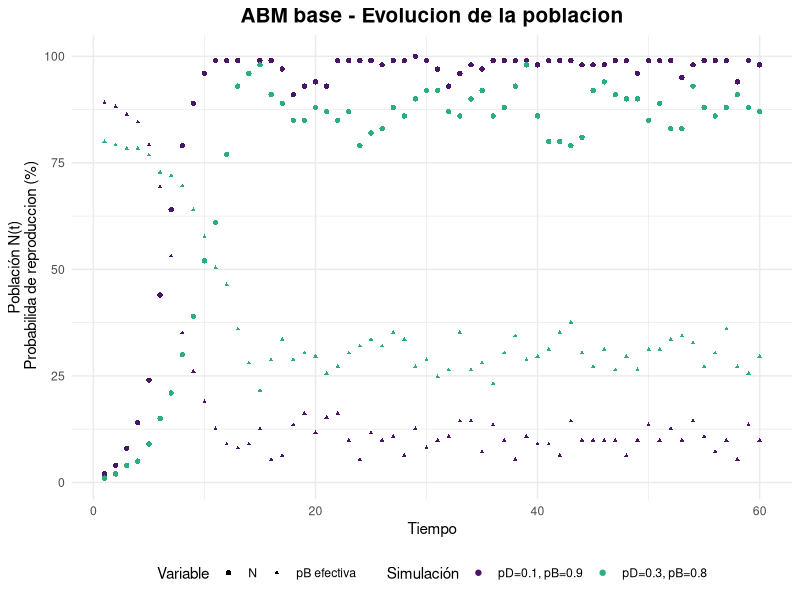
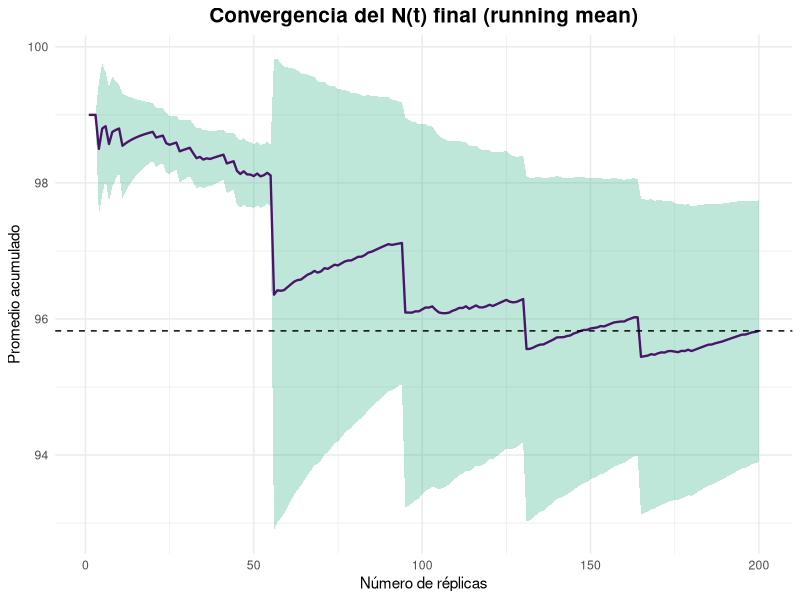
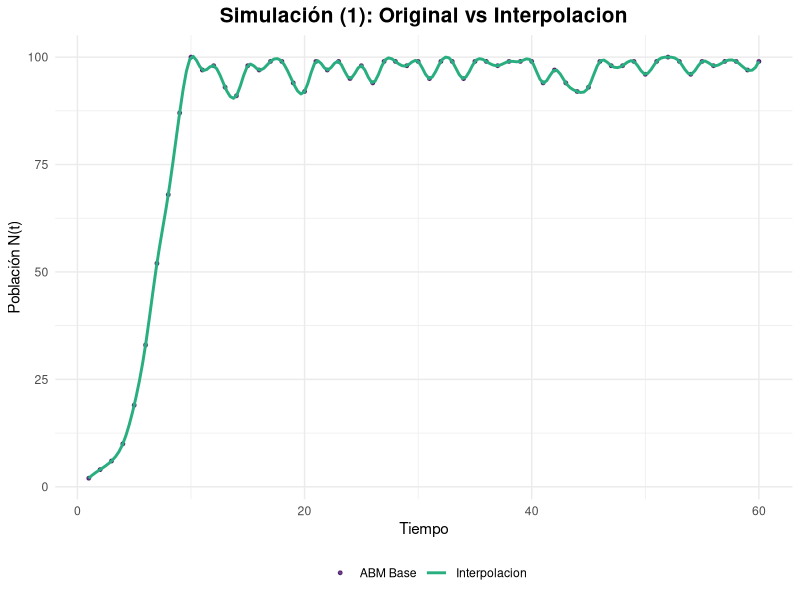
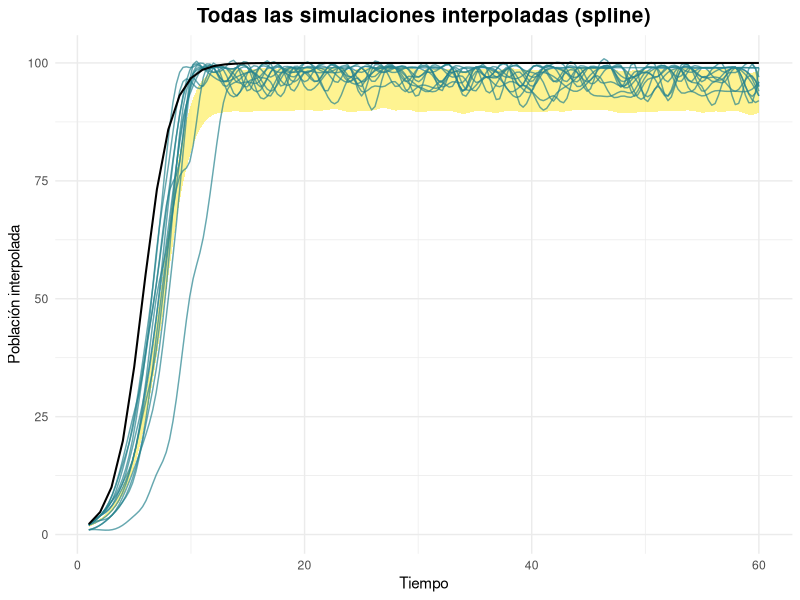
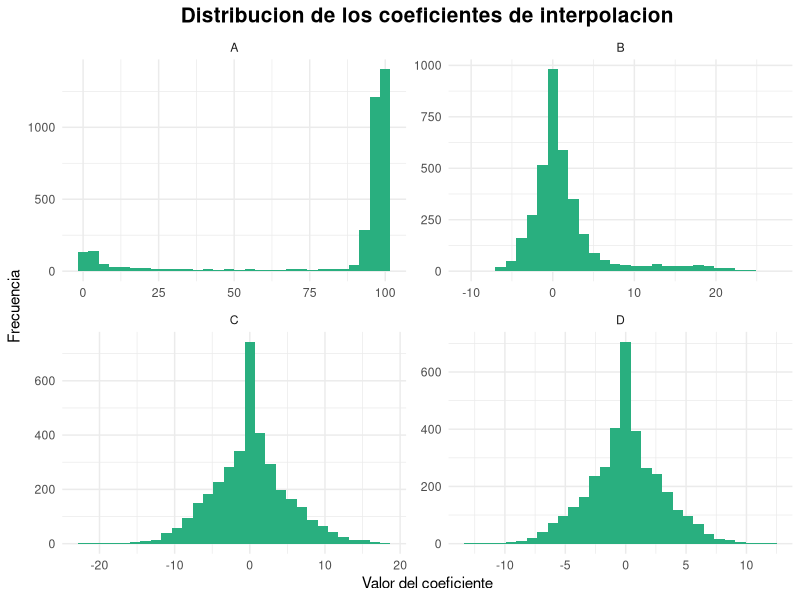
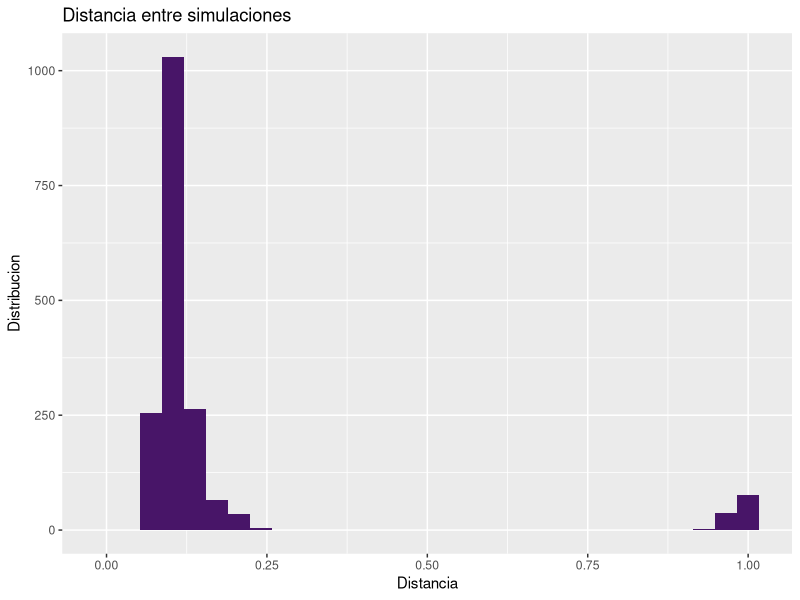
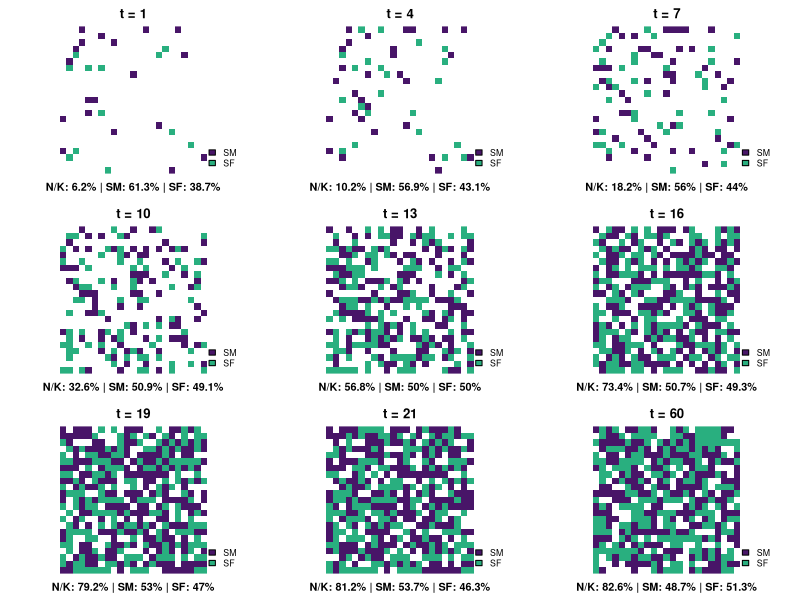
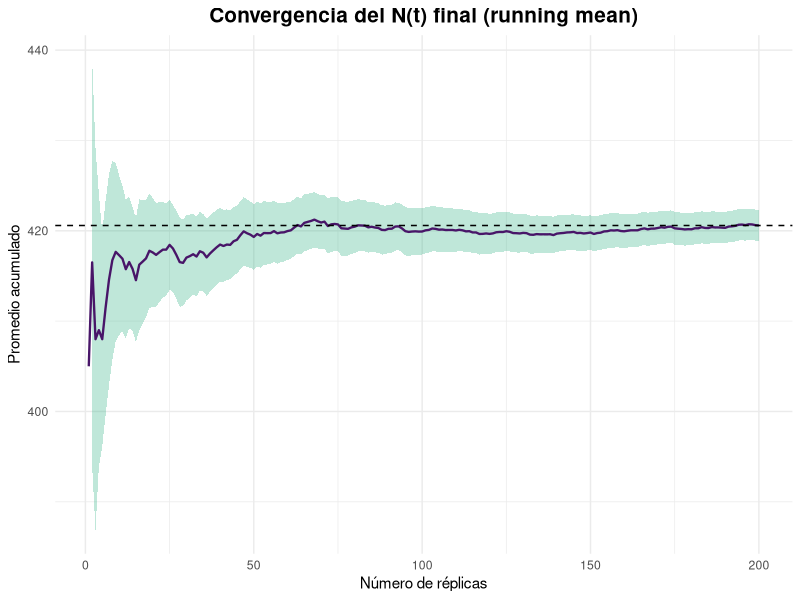

These charts were generated, in order, by the following R code: (Note: this script raises an error after producing the figures.)
## ---- chunk 1
#librerias
library(tidyverse)
library(parallel)
library(viridis)
library(splines)
set.seed(1234)
## ---- chunk 2

ABM_base <- function(K, iter, p_death, p_birth, plot = FALSE) {
#K --> capacidad de carga del ambiente 
#iter --> numero de iteraciones // pasos de tiempo
#p_birth y p_death probabilidad inicial de reproduccion y muerte 
#N --> cantidad de individuos (variable de salida)
  
  #Inicializar el ABM
  #Creacion del ambiente
  
  habSize <- ceiling(sqrt(K)) #quemos una grilla LxL que pueda ocupar K individuos
  L <- habSize^2
  habitat <- rep(0, L) #habitad vacia
  
  #Cantidad inicial de agentes (1%)
  N0 <- round(0.01 * K) #se podria incorporar como parametro
  
  #Posicionar de forma aleatoria
  habitat[sample(1:L, N0)] <- 1 #1 = lleno
  
  #Lo que se busca monitonear es la cantidad de agentes en el tiempo
  N <- c() #crecieminto dinamico
  p_b <- c() #registrar variacion de la p_birth efectiva

  
  #ahora si
  
  for(t in 1:iter){
    
    vivos <- which(habitat == 1) #recuperar los indices donde el hab esta ocupado
    
    #MUERTES: a cada agente vivo se le asigna una probabilidad a partir de una unif(0,1). Si p < p_death --> r.i.p (equivalente a una ber(p))
    
    for(agente in vivos){
      if( runif(1) < p_death){
        habitat[agente] <- 0
      }
    }
    
    #NACIMIENTOS 
    #para simular el compartamiento logistico es necesario que la p_birth sea controlada por la carga del ambiente
    
    n <- sum(habitat == 1) #sumamos los vivos
    p_birth_K <- p_birth*(1 - n / K) #por la limitaciones de la carga, a medida que aumenta N, disminuye la prob de reproducirse
    
    
    for(agent in vivos){
      if (runif(1) < p_birth_K){
        libres <- which(habitat == 0) #ind de espacios libres en la grilla
        if(length(libres) > 0){ 
        habitat[sample(libres, 1)]  <- 1 #elijo un ind aleatorio para colocar
        }
      }
    }
    
  #Actualizar la cantidad de agentes
    
    N <- c(N, sum(habitat == 1))
    p_b <- c(p_b, p_birth_K)
  
    if(plot){ #graficar para cortes de tiempo // se ve como un QR:(
      if(t %in% seq(1, iter - iter/2, by = 5)){
         habCuadrado <- matrix(habitat, nrow=habSize, byrow=TRUE)
         image(habCuadrado, col = c("white","black"), axes = FALSE, asp = 1)
      }
    }

  }
  
df_N <- data.frame(N = N,
                   p = p_b,
                   t = 1:iter)

return(list( N = N,
             p_birth_eff = p_b,
             df_N = df_N))  
  
}
## ---- chunk 3

ABM_1 <- ABM_base(100, 60, 0.1, 0.9)
#los parametros que contralan la mortalidad y la natalidad los inicializamos de forma optima, dado que van a ir "empeorando" con el tiempo
ABM_2 <- ABM_base(100, 60, 0.3, 0.8)

df <- bind_rows(
  ABM_1$df_N |>  mutate(simu = "pD=0.1, pB=0.9"),
  ABM_2$df_N |>  mutate(simu = "pD=0.3, pB=0.8")
)

ggplot(df) + geom_point(aes(x = t, y = N, color = simu, shape = "N")) +
  geom_point(aes(x = t, y = p*max(N), color = simu, shape = "pB efectiva"),
             size = 0.8) +
  labs(title = "ABM base - Evolucion de la poblacion", x = "Tiempo", 
       y = "Población N(t)\n Probabilida de reproduccion (%)", 
       color = "Parametros") +
  scale_color_manual( values = viridis(20)[c(2,13)], name = "Simulación") +
  #scale_color_viridis(discrete = TRUE, option = "D") +
  scale_shape_manual(values = c("N" = 16, "pB efectiva" = 17),
    name = "Variable") +
  theme_minimal() +
  theme(plot.title = element_text(size = 15, face = "bold", hjust = 0.5),
        legend.position = "bottom")
 
## ---- chunk 4
#La EDO tiene sol analitica
sol_EDO <- function(t, K, N0, r) {
  (K*N0*exp(r*t))/ (K + N0*(exp(r*t) - 1))
}

sols <-function(t, K, N0, r) {
  soluciones <- c()
  for (i in 1:t) {
    soluciones <- c(soluciones, sol_EDO(i, K, N0, r))
  }
  return(soluciones)
}

soluciones <- sols(60, 100, 1, 0.8) #r = pB - pD
#lines(t, sols, type = "l")


## ---- chunk 5
#Para paremtros optimos realizamos n replicas

simulacion_n <- function(n){
  sims <- matrix(NA, nrow = n, ncol = 60) #iter = 60
  for (i in 1:n) {
    res <- ABM_base(100, 60, 0.1, 0.9)
    sims [i, ] <- res$N
  }
  return(sims)
}
## ---- chunk 6
#Necesitamos determinar el numero de replicas adecuado
#Analisis de convergencia 

set.seed(123)
sims <- simulacion_n(200) 
#Metrica: N final
final_N <- sims[, 60] 
running_mean <- cumsum(final_N)/(1:length(final_N))

#Agregamos ademas medida de dispersion 
running_var <- sapply(1:length(final_N), function(m){
  var(final_N[1:m])/m
})

running_se <- sqrt(running_var)


df_rm <- data.frame(
  replicas = 1:length(running_mean),
  mean = running_mean,
  se = running_se)

ggplot(df_rm, aes(x = replicas, y = mean)) +
  geom_ribbon(aes(ymin = mean - 1.96*se, ymax = mean + 1.96*se), 
              alpha = 0.3, fill = viridis(20)[13]) +
  geom_line(color = viridis(20)[2], size = 0.8) +
  geom_hline(yintercept = mean(final_N), linetype = "dashed") +
  labs(title = "Convergencia del N(t) final (running mean)",
       x= "Número de réplicas",
       y = "Promedio acumulado") +
  theme_minimal() +
  theme(plot.title = element_text(size = 15, face = "bold", hjust = 0.5),
        legend.position = "bottom")


## ---- chunk 7

#Se estabiliza en n > 50
sim <- simulacion_n(60)

#INTERPOLACION
interpolar_sims <- function(sims) {
  n <- nrow(sims)
  t <- 1:ncol(sims)
  interpolated <- matrix(NA, nrow = n, ncol = 200)
  for (i in 1:n) {
    new_points<- spline(t, sims[i,], 200)
    interpolated [i,] <- new_points$y
  }
  return(interpolated)
}

sim_splines <- interpolar_sims(sim)
## ---- chunk 8

df_sim1 <- data.frame(
  t = 1:length(sim[1, ]),
  N = sim[1, ]
)

df_EDO <- data.frame(
  t = 1:length(sim[1, ]),
  N_EDO = soluciones
)

sim_matrix <- sim_splines # matriz nSim x nPuntos (200)
t200 <- seq(1, 60, length.out = 200)


nSim <- nrow(sim_splines)

mean_interp <- apply(sim_splines, 2, mean)
var_interp  <- apply(sim_splines, 2, var)
se_interp   <- sqrt(var_interp / nSim)

# Banda de confianza 95%
ribbon_df <- data.frame(
  t    = t200,
  ymin = mean_interp - 1.96 * se_interp,
  ymax = mean_interp + 1.96 * se_interp
)

df_spline <- sim_splines |> as.data.frame() |> setNames(1:200) |> 
  mutate(sim = row_number()) |> 
  pivot_longer(cols = -sim, names_to = "index", values_to = "N_interp") |> 
  mutate(index = as.numeric(index),t = seq(1, 60, length.out = 200)[index])



#Para menos ruido grafico se eligen de forma aleatoria
subset_idx <- sample(1:nrow(sim_splines), 12)
df_spline_sub <- df_spline |> filter(sim %in% subset_idx)

ggplot() + geom_point(data = df_sim1, size = 1, alpha = 0.8,
    aes(x = t, y = N, color = "ABM Base")) +
  
           geom_line(data = df_spline |>  filter(sim == 1), size = 1,
    aes(x = t, y = N_interp, color = "Interpolacion")) +
  
    scale_color_manual(values = viridis(20)[c(2, 13)],name = "") +
    labs(title = "Simulación (1): Original vs Interpolacion", 
          x = "Tiempo", y = "Población N(t)") +
  
    theme_minimal() +
    theme(plot.title = element_text(size = 15, face = "bold", hjust = 0.5),
    legend.position = "bottom")

ggplot() +
  geom_ribbon(data = ribbon_df, aes(x = t, ymin = ymin, ymax = ymax),
              fill = viridis(20)[20], alpha = 0.5) +
  geom_line(data = df_spline_sub, aes(x = t, y = N_interp, group = sim), color=viridis(10)[5], alpha = 0.7) +
  geom_line(data = df_EDO, aes(x = t, y = N_EDO),
            color = "black", size = 0.7) +
  
  scale_color_viridis_c(end = 0.8) +
  labs(title = "Todas las simulaciones interpoladas (spline)",
       x = "Tiempo",y = "Población interpolada") +
  theme_minimal() +
  theme(plot.title = element_text(size = 15, face = "bold", hjust = 0.5),
    legend.position = "right")


#alpha 0.08 color grey30 para graficar todas

## ---- chunk 9
#coeficientes de los splines
coef_splines <- function(sims) {
  n <- nrow(sims)
  t <- 1:ncol(sims)
  interpolated <- vector("list", n)
  poly_spline <- vector("list", n)
  coefs <- vector("list", n)
  
  for (i in 1:n) {
    interpolated[[i]] <- interpSpline(t, sims[i,]) # spline cúbica en base B
    coefs[[i]] <- coef(interpolated[[i]]) # coeficientes a, b, c, d
  }
  
  return(coefs)
}

coeficientes <- coef_splines(sim)

#estudio de coeficientes

#cada coeficiente por separado
coefs_A <- function(coeficientes) {
  n_sims <- length(coeficientes)
  t <- nrow(coeficientes[[1]])
  
  coefs_mat <- matrix(NA, nrow = n_sims * t, ncol = 4)
  
  fila <- 1
  
  for (i in 1:n_sims) {
    coef_i <- coeficientes[[i]]  # matriz 60 × 4
    
    coefs_mat[fila:(fila + t - 1), ] <- coef_i
    
    fila <- fila + t
  }
  
  colnames(coefs_mat) <- c("A", "B", "C", "D")
  
  return(coefs_mat)
}

coef_globales <- coefs_A(coeficientes)

summary(coef_globales)
sd_B <- sd(coef_globales[,2])
sd_C <- sd(coef_globales[,3])

# Graficarlos con facet_wrap
coef_glob_df <- as.data.frame(coef_globales)
coef_long <- pivot_longer(coef_glob_df, cols = A:D, names_to = "coef", values_to = "valor")


ggplot(coef_long, aes(x = valor)) +
  geom_histogram(fill = viridis(20)[13]) +
  facet_wrap(~coef, scales = "free") +
  theme_minimal() +
  labs(x = "Valor del coeficiente", y = "Frecuencia",
       title = "Distribucion de los coeficientes de interpolacion") +
  theme(plot.title = element_text(size = 15, face = "bold", hjust = 0.5),
    legend.position = "right")

#coeficientes por simulacion y relacion entre simulaciones
coefs_B <-function(coeficientes) {
  n_sims <- length(coeficientes)
  coefs_mat <- matrix(NA, nrow = length(coeficientes), ncol = 4*60)
  
  for (i in 1:n_sims) {
    coefs_i <- coeficientes[[i]]
    coefs_mat[i,] <- as.vector(t(coefs_i))
  }
  return(coefs_mat)
}


coefs_por_sim <- coefs_B(coeficientes)
coefs_por_sim_df <- as.data.frame(coefs_por_sim)

distancias <- dist(coefs_por_sim) #entrada  (i,j) indica qué tan distinta es la simulación i de la j según sus 240 coeficientes del spline
dist_vec <- as.numeric(distancias)
df_dist <- data.frame(distancia = dist_vec)

summary(dist_vec)
sd(dist_vec)

dist_norm <- (dist_vec - min(dist_vec)) / (max(dist_vec) - min(dist_vec))
df_dist_norm <- data.frame(distancia = dist_norm)
summary(dist_norm)
sd(dist_norm)

#este no entiendo

ggplot(df_dist_norm) +
  geom_histogram(aes(x=distancia), bins = 30, fill=viridis(20)[2]) +
  labs(title = "Distancia entre simulaciones", x="Distancia" , y= "Distribucion")

## ---- chunk 10
ABM_ext <- function(K, iter, p_death, p_birth, r = 1, plot = FALSE) {
  
  timestamps <- c(1, 4, 7, 10, 13, 16, 19, 21, iter)
  timestamps_plot <- list()
  
  
  habSize <- ceiling(sqrt(K))
  L <- habSize^2
  habitat <- rep(0, L)
  
  N0 <- round(0.05 * K) #Para evitar extincion subita inicamos con mas agentes
  
  habitat[sample(1:L, N0)] <- 1 
  N <- c() 
  
  #a cada agente inicial le asigno un sexo bio (1= fem 0 = masc) con ber(0.5)
  bio_sex <- rep(NA, L)
  bio_sex[which(habitat ==1)] <- rbinom(N0, 1, 0.5)
  
  #los N0 arrancan tambien con edad cero "recien colocado"
  #la edad maxima es la cantidad de iteraciones / lapso max de tiempo
  edad <- rep(0, L) 
  
  for(t in 1:iter){
    
    vivos <- which(habitat == 1) 
    
    #ENVEJECER 
    edad[vivos] <- edad[vivos] + 1
    
    #MUERTE
    
    for(agente in vivos){
       #riesgo: p_death base * (1 + r * edad / edad_max) // edad_max = iter
      p_death_eff <- p_death * (1 + r * (edad[agente] / iter))
      p_death_eff <- min(p_death_eff, 1)  # evitar >1
      
      if( runif(1) < p_death){
        habitat[agente] <- 0
        bio_sex[agente] <- NA
        edad[agente] <- 0
      }
    }
    
    #NACIMIENTOS 
    
    n <- sum(habitat == 1) 
    p_birth_K <- p_birth*(1 - n / K) 
    
    for(agent in vivos){
      if(!is.na(bio_sex[agent]) & bio_sex[agent] == 1) {
        if (runif(1) < p_birth_K){
            libres <- which(habitat == 0) 
            if(length(libres) > 0){ 
              i <- sample(libres, 1)
              habitat[i]  <- 1 
              bio_sex[i] <- rbinom(1, 1, 0.5)
              edad[i] <- 0
            }
        }
      }
    }
    
  #Actualizar la cantidad de agentes
    
    N <- c(N, sum(habitat == 1))
    
    if(plot) {
    
    plot_grid <- rep(0, L)
    plot_grid[which(habitat == 1 & bio_sex == 0)] <- 1
    plot_grid[which(habitat == 1 & bio_sex == 1)] <- 2
    
    
    if(t %in% timestamps){
        
      habCuadrado <- matrix(plot_grid, nrow=habSize, byrow=TRUE)
      timestamps_plot[[as.character(t)]] <- list(grid = habCuadrado)
      #title(main = paste("Iteración", t, " - N =", N[length(N)]))
    }
    
    }
  
}
  
return(list(N = N, plot = timestamps_plot))
  
}

## ---- chunk 11
K <- 500
ABM_3 <- ABM_ext(K, 60, 0.1, 0.9, plot = TRUE)

par(mfrow=c(3,3), mar=c(2,2,2,2))
for(name in names(ABM_3$plot)){
  
  grid <- ABM_3$plot[[name]]$grid
  
  image(grid[nrow(grid):1,], col=c("white", viridis(20)[2], viridis(20)[13]), 
        axes=FALSE, asp = 1)
  title(paste("t =", name))
  
  # Calcular %
  n_SM <- sum(grid == 1)
  n_SF <- sum(grid == 2)
  n_total <- n_SM + n_SF
  ocupacion <- round(100 * n_total / K, 1)
  prop_SM <- round(100 * n_SM / n_total, 1)
  prop_SF <- round(100 * n_SF / n_total, 1)
  
    # Texto debajo en negrita
  mtext(paste0("N/K: ", ocupacion, "% | SM: ", prop_SM,
               "% | SF: ", prop_SF, "%"), side=1, line=0.5, cex=0.65, font=2)
  legend("bottomright", legend=c("SM","SF"), 
         fill= c(viridis(20)[2], viridis(20)[13]), bty="n", cex=0.8)
}

## ---- chunk 12
#GRAFICAR CURVA
## ---- chunk 13
#Barrido con p_death variable y p_birth fijo (0.9)
#codigo palelizado para mayor eficiencia
sens_paral <- function(K = 500, iter = 60, p_birth = 0.9, reps = 100, 
                       p_death = seq(0, 0.5, by = 0.05)) {
  
  t0 <- Sys.time()
  p_len <- length(p_death)
  
  cores <- detectCores() - 1
  cl <- makeCluster(cores)
  
  #Exportar funciones necesarias
  clusterExport(cl,varlist = c("ABM_ext"),envir = .GlobalEnv)
  clusterSetRNGStream(cl, 123)
  #clusterSetRNGStream(cl, iseed = seed)
  
  #Monitorear
  extincion <- numeric(p_len)
  t_hasta_ext_prom <- numeric(p_len)
  
  #PARA LUEGO GRAFICAR NECESITAMOS PROMEDIAR LAS REPS (punto a punto)
  mean_N <- matrix(0, nrow = iter, ncol = p_len)
  var_N <- matrix(0, nrow = iter, ncol = p_len)
  
  for (i in 1:p_len) {
    pd <- p_death[i]
    
    #Ejecutar reps en paralelo
    runs_list <- parLapply(cl, 1:reps, function(r) {
      ABM_ext(K = K, iter = iter, p_death = pd, p_birth = p_birth)$N
    })
    
    #Pasar lista a matriz reps × iter
    runs <- do.call(rbind, runs_list)
    
    mean_N[ ,i] <- colMeans(runs)
    var_N[ ,i]  <- apply(runs, 2, var)
    
    #Extinción
    t_ext <- apply(runs, 1, function(x) {
      if(any(x == 0)) which(x == 0)[1] else Inf
    })
    
    extincion[i] <- mean(t_ext < Inf)
    t_hasta_ext_prom[i] <- ifelse(all(extincion[i] == 0), 
                                  NA, 
                                  mean(t_ext[t_ext < Inf]))
  }
  
  stopCluster(cl)
  
  list(p_death = p_death,
       mean_N = mean_N,
       var_N = var_N,
       extincion_prob = extincion,
       t_hasta_ext_prom = t_hasta_ext_prom,
       t_eje = (t0 - Sys.time()))
}


## ---- chunk 14
#Analisis de convergencia para ABM extendido

simulacion_ext <- function(n){
  sims <- matrix(NA, nrow = n, ncol = 60) #iter = 60
  for (i in 1:n) {
    res <- ABM_ext(500, 60, 0.1, 0.9)
    sims [i, ] <- res$N
  }
  return(sims)
}


runs <- simulacion_ext(200)
final_N <- runs[, 60] #metrica N(t) final


#running_var <- cumsum((vals - running_mean)^2) / (1:length(vals))
running_mean <- cumsum(final_N)/(1:length(final_N))

running_var <- sapply(1:length(final_N), function(m){
  var(final_N[1:m])/m
})
running_se <- sqrt(running_var)


df_rm <- data.frame(
  replicas = 1:length(running_mean),
  mean = running_mean,
  se = running_se)

ggplot(df_rm, aes(x = replicas, y = mean)) +
  geom_ribbon(aes(ymin = mean - 1.96*se, ymax = mean + 1.96*se), 
              alpha = 0.3, fill = viridis(20)[13]) +
  geom_line(color = viridis(20)[2], size = 0.8) +
  geom_hline(yintercept = mean(final_N), linetype = "dashed") +
  labs(title = "Convergencia del N(t) final (running mean)",
       x= "Número de réplicas",
       y = "Promedio acumulado") +
  theme_minimal() +
  theme(plot.title = element_text(size = 15, face = "bold", hjust = 0.5),
        legend.position = "bottom")


## ---- chunk 15


res <- sens_paral(p_death = seq(0.2, 0.35, by = 0.005), iter = 100)

## ---- chunk 16

#Mean_N es una matriz --> pasar a formato long
df_long <- data.frame(
  time = rep(1:nrow(res$mean_N), times = length(res$p_death)),
  p_death = rep(res$p_death, each = nrow(res$mean_N)),
  mean = as.vector(res$mean_N),
  var = as.vector(res$var_N),
  se = sqrt(as.vector(res$var_N) / 100) #reps = 100
)

N0 <- round(0.05 * 500) 

ggplot(df_long, aes(x = time, y = mean, color = p_death, group = p_death)) +
  geom_ribbon(aes(ymin = mean - 1.96*se, ymax = mean + 1.96*se,
                  fill = p_death), alpha = 0.15, color = NA) +
  geom_line(size = 0.8) +
  geom_hline(yintercept = N0, linetype = "dashed", size = 1) +
  labs(color = "p_death",
       x = "Tiempo",
       y = "Población promedio",
       title = "Crecimiento poblacional para distintos p_death") +
  scale_color_viridis_c(option = "D") +
  scale_fill_viridis_c() +
  guides(fill = "none") +  
  theme_minimal() +
  theme(plot.title = element_text(size = 15, face = "bold", hjust = 0.5),
        legend.position = "right")

## ---- chunk 17
#SENSIBILIDAD MULTIVARIADA CON CORTE TRANSVERSAL
